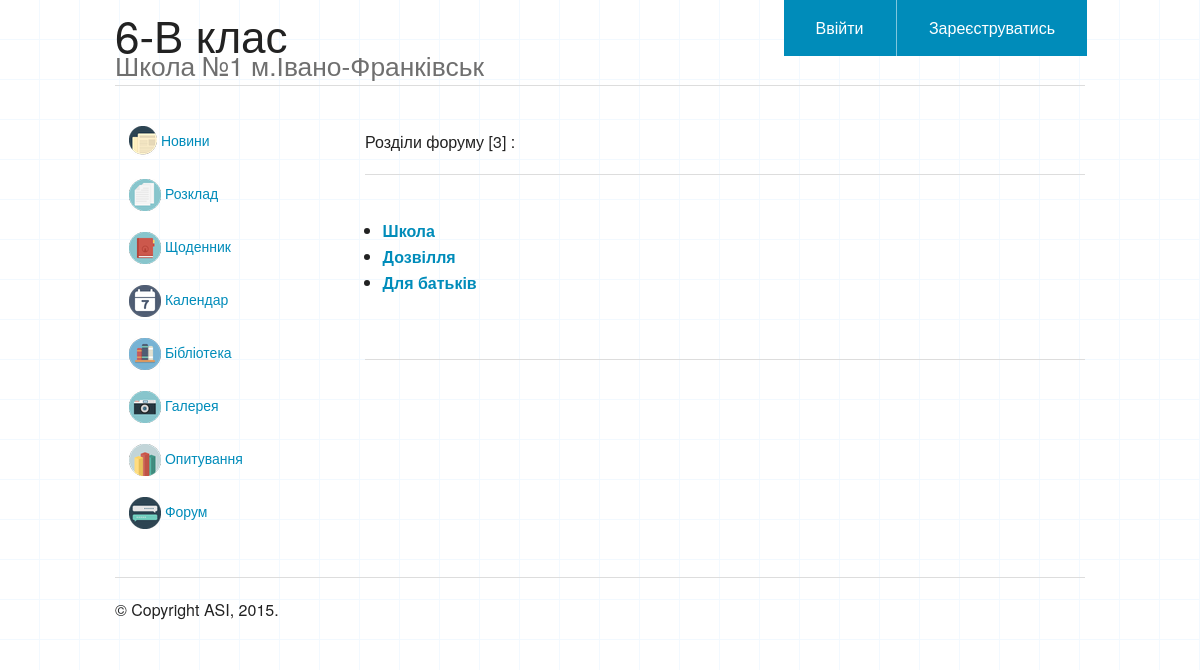
The app's page /forum/ with its own data.
### forum/models.py (models this page shows, shortened)
class Section(models.Model):
    title = models.CharField(max_length=100, verbose_name="Розділ")
    description = models.CharField(max_length=200, verbose_name="Опис")
    order = models.IntegerField(verbose_name="Порядок")
    class Meta:
        ordering = ['order']

### forum/views.py (the view)
def sections(request):
    sections = Section.objects.all()
    context = {'sections': sections}
    return render(request, 'forum/sections.html', context)

### forum/templates/forum/sections.html
{% extends "base/base.html" %}
{% block content %}
<br>
<p>Розділи форуму [{{ sections|length }}] :</p>
<hr><br>
{% if sections %}
	<ul>
	{% for section in sections %}
		<li>
			<b><a href="/forum/{{ section.id }}/"> {{ section.title }} </a></b>
		</li>
	{% endfor %}
	</ul>
<br>
<hr>
{% endif %}
{% endblock %}

### base/static/base/css/main.css (style rules this page uses)
body { background: url(../images/bg2.gif) repeat; }

### records on screen
Section: title "Школа"
Section: title "Дозвілля"
Section: title "Для батьків"

### other values on screen
{{ sections|length }} "3"
